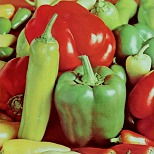
%> input picture peppers_color.jpg, 154 x 154 px
$ octave surveym.m   (GNU Octave 9; MATLAB toolbox functions it lacks are replaced by stand-ins)
%> lines starting %> are read from the running program, lines starting %| are printed output that depends on the picture; in (x1, y1, x2, y2) boxes, pixels count from 0 and x2, y2 are one past the last pixel; in counts of white or black regions, pixels touching at a corner belong together; the program's own positions count from 1
%> further down, I is the input picture: size 154x154x3 uint8; mean R, G, B 142.7, 111.7, 62.8
### VG_edges.m
%function [VG_edges, VA_edges, ED_edges ] = VG_edges( I1 )
function [VG_edges ] = VG_edges( I1 )
%UNTITLED4 Summary of this function goes here
%   Detailed explanation goes here

R = double(I1(:,:,1));
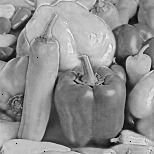
%> R: size 154x154 double; min 0, max 255, mean 142.7
G = double(I1(:,:,2));
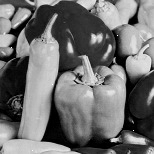
%> G: size 154x154 double; min 0, max 255, mean 111.7
B = double(I1(:,:,3));
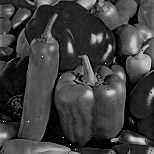
%> B: size 154x154 double; min 0, max 255, mean 62.8
I_size = size(I1(:,:,1));
%> I_size = [154 154]

%%We use the Vector Gradient Edge Detectors proposed in the paper.  So we
%%take a 3x3 mask and go throughout the entire image to find E_vg and S_vg
%%at each pixel.

%%First find E_vg, the Euclidean distance operator, which for each center
%%pixel is equal to the maximum of the Euclidean distances between each
%%point on the edge of the mask and the center point.
%%Obviously we cannot apply this mask at the outer boundary of the image,
%%so we leave E_vg as 0 for these points.
E_vg = zeros(I_size(1),I_size(2));
%> E_vg: size 154x154 double; every value is 0
for y=2:(I_size(1)-1)
    for x=2:(I_size(2)-1)
        for i=-1:1
            for j=-1:1
                ED = sqrt((R(y+i,x+j)-R(y,x))^2 + (G(y+i,x+j)-G(y,x))^2 + (B(y+i,x+j)-B(y,x))^2);
                if ED > E_vg(y,x)
                    E_vg(y,x) = ED;
                end
            end
        end
    end
end
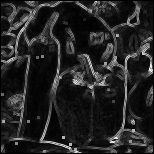
%> E_vg: size 154x154 double; min 0, max 355.1, mean 50.2; drawn with min black and max white

%%Run the results in E_vg through a threshold to get a nice image of the
%%edges found by Euclidean distance alone.
ED_thresh = 45.0;
ED_edges = zeros(I_size(1),I_size(2));
for y=1:I_size(1)
    for x=1:I_size(2)
        if E_vg(y,x) > ED_thresh
            ED_edges(y,x) = 255;
        end
    end
end
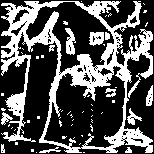
%> ED_edges: size 154x154 double; 33.2% white; 56 white regions (44 under 20 px), largest, box (x1, y1, x2, y2) and area: (1, 1, 153, 153) 6812, (65, 28, 76, 55) 177, (89, 32, 104, 46) 158
%figure('Name','ED_edges')

% imshow(ED_edges);


%%Now find S_vg, the Vector Angle operator, which for each center pixel is
%%equal to the maximum Vector Angle between each point on the edge of the
%%mask and the center point.
%%Obviously we cannot apply this mask at the outer boundary of the image,
%%so we leave S_vg as 0 for these points.
S_vg = zeros(I_size(1),I_size(2));
for y=2:(I_size(1)-1)
    for x=2:(I_size(2)-1)
        for i=-1:1
            for j=-1:1
                v1_dot_v2 = R(y+i,x+j)*R(y,x)+G(y+i,x+j)*G(y,x)+B(y+i,x+j)*B(y,x);
                norm_v1 = sqrt(R(y+i,x+j)^2 + G(y+i,x+j)^2 + B(y+i,x+j)^2);
                norm_v2 = sqrt(R(y,x)^2 + G(y,x)^2 + B(y,x)^2);
                if norm_v1 == 0 || norm_v2 == 0
                    VA = 1;
                else
                    VA = sqrt(1 - ((v1_dot_v2)/(norm_v1*norm_v2))^2);
                end
                if VA > S_vg(y,x)
                    S_vg(y,x) = VA;
                end
            end
        end
    end
end
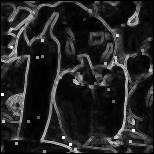
%> S_vg: size 154x154 double; min 0, max 0.994, mean 0.147
%> after the loop, VA = 0.0316

%%Run the results in S_vg through a threshold to get a nice image of the
%%edges found by Vector Angle alone.
VA_thresh = 0.075;
VA_edges = zeros(I_size(1),I_size(2));
for y=1:I_size(1)
    for x=1:I_size(2)
        if S_vg(y,x) > VA_thresh
            VA_edges(y,x) = 255;
        end
    end
end
%> VA_edges: size 154x154 double; 48.1% white; 60 white regions (53 under 20 px), largest, box (x1, y1, x2, y2) and area: (1, 1, 153, 153) 10611, (64, 27, 76, 61) 258, (144, 84, 153, 107) 135
%figure('name','VA_edges');
%imshow(VA_edges);


%%Now we finally use the saturation-based combination of E_vg and S_vg for
%%our fully-featured edge detector.
%%NOTE: This particular edge detector runs VERY VERY slow, thanks to all
%%the looping and comparisons at each pixel.

%%First calculate the Saturation from the RGB values using the following
%%equation: S = (max(R,G,B) - min(R,G,B)) / max(R,G,B)
S = zeros(I_size(1),I_size(2));
for y=1:I_size(1)
    for x=1:I_size(2)
        the_max = max([R(y,x) G(y,x) B(y,x)]);
        if the_max == 0
            S(y,x) = 0;
        else
            S(y,x) = (the_max - min([R(y,x) G(y,x) B(y,x)]))/the_max;
        end
    end
end
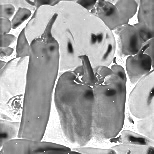
%> S: size 154x154 double; min 0.0599, max 1, mean 0.64

%%Now, at each point we calculate C_vg as detailed below.
%%Slope and Offset are the two values which can be experimentally changed
%to affect the results of the edge detector.
slope_var = 75.0;
offset_var = 0.10;
C_vg = zeros(I_size(1),I_size(2));

for y=2:(I_size(1)-1)
    for x=2:(I_size(2)-1)
        for i=-1:1
            for j=-1:1
                %%First calculate Euclidean Distance and normalize it
                ED = sqrt((R(y+i,x+j)-R(y,x))^2 + (G(y+i,x+j)-G(y,x))^2 + (B(y+i,x+j)-B(y,x))^2);
                ED = ED/(255*sqrt(3));

                %%Then calculate Vector Angle
                v1_dot_v2 = R(y+i,x+j)*R(y,x)+G(y+i,x+j)*G(y,x)+B(y+i,x+j)*B(y,x);
                norm_v1 = sqrt(R(y+i,x+j)^2 + G(y+i,x+j)^2 + B(y+i,x+j)^2);
                norm_v2 = sqrt(R(y,x)^2 + G(y,x)^2 + B(y,x)^2);
                if norm_v1 == 0 | norm_v2 == 0
                    VA = 1;
                else
                    VA = sqrt(1 - ((v1_dot_v2)/(norm_v1*norm_v2))^2);
                end

                %%Now calculate the tradeoff function based on saturation
                sigmoid1 = 1/(1+exp(-slope_var*(S(y,x)-offset_var)));
                sigmoid2 = 1/(1+exp(-slope_var*(S(y+i,x+j)-offset_var)));
                rho = sqrt(sigmoid1*sigmoid2);

                %%Finally, calculate the saturation based combination of
                %%the Vector Gradient and see if it is the maximum one
                %%found so far.
                VG = rho*VA + (1-rho)*ED;
                if VG > C_vg(y,x)
                    C_vg(y,x) = VG;
                end
            end
        end
    end
end

%%Run the results in C_vg through a threshold to get a nice image of the
%%edges found by our saturation based combination of the Vector Gradient.
VG_thresh = 0.075;
VG_edges = zeros(I_size(1),I_size(2));
for y=1:I_size(1)
    for x=1:I_size(2)
        if C_vg(y,x) > VG_thresh
            VG_edges(y,x) = 255;
        end
    end
end


end

### surveym.m
clear
clc
close all
I = imread('peppers_color.jpg');
I = imnoise(I,'salt & pepper',0.0005);
%VG COLOR EDGE DETECTOR
%> (the run ends here)
